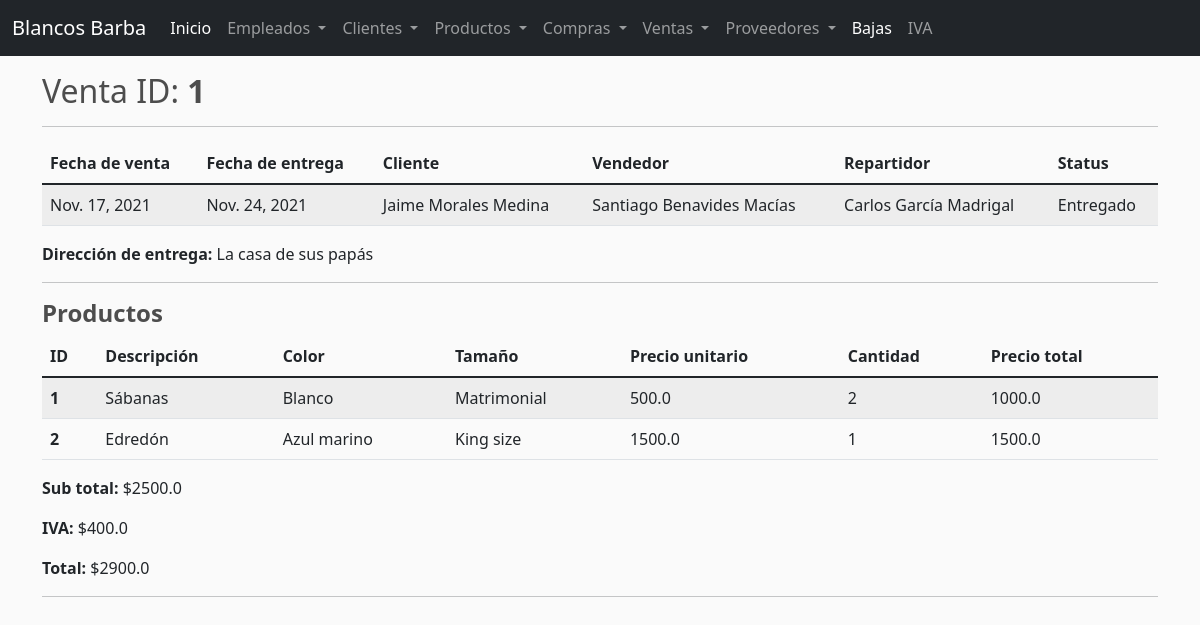
Screenshot of /statusventa/1 with the database file from the repository.
### barba/models.py (models this page shows, shortened)
class Venta(models.Model):
    fechaVenta = models.DateField(null=True,blank=True)
    fechaEntrega = models.DateField(null=True,blank=True)
    cliente = models.ForeignKey(Cliente,on_delete=models.SET_NULL,null=True,blank=True)
    vendedor = models.ForeignKey(Empleado,on_delete=models.SET_NULL,null=True,blank=True)
    repartidor = models.ForeignKey(Empleado,on_delete=models.SET_NULL,null=True,related_name='repartidor',blank=True)
    direccion = models.CharField(max_length=50,null=True,blank=True)
    status = models.CharField(max_length=50,null=True,blank=True)
    total = models.FloatField(null=True,blank=True)

class Cliente(models.Model):
    nombre = models.CharField(max_length=50,null=True)
    apellidos = models.CharField(max_length=50,null=True)
    correo = models.CharField(max_length=50,null=True)
    telefono = models.CharField(max_length=50,null=True)
    def __str__(self):
        return self.nombre + ' ' + self.apellidos

class Empleado(models.Model):
    nombre = models.CharField(max_length=50,null=True)
    apellidos = models.CharField(max_length=50,null=True)
    sueldo = models.FloatField(null=True)
    cargo = models.CharField(max_length=50,null=True)
    direccion = models.CharField(max_length=50,null=True)
    status = models.CharField(max_length=50,null=True,blank=True)
    password = models.CharField(max_length=50,null=True)
    telefono = models.CharField(max_length=50,null=True)
    def __str__(self):
        return self.nombre + ' ' + self.apellidos

class Producto(models.Model):
    descripcion = models.CharField(max_length=50,null=True)
    precio = models.FloatField(null=True)
    color = models.CharField(max_length=50,null=True)
    talla = models.CharField(max_length=50,null=True)
    existencia = models.IntegerField(null=True)

### barba/views.py (the view, shortened to what this page needs)
# urls.py: path('statusventa/<str:pk>',views.statusventa, name='statusventa'),
def statusventa(request,pk):
    venta = Venta.objects.get(pk=pk)
    detalles = DetalleVenta.objects.filter(venta=venta)
    subtotal = 0
    productos = []
    for detalle in detalles:
        p = Producto.objects.get(pk=detalle.producto.pk)
        subtotal += p.precio * detalle.cantidad
        productos.append({
            'producto': p,
            'cantidad': detalle.cantidad,
            'pc': p.precio * detalle.cantidad,
        })
    iva = round(subtotal * (list(Iva.objects.all())[-1].porcentaje/100),2)
    total = round(subtotal * (1 + list(Iva.objects.all())[-1].porcentaje/100),2)
    context = {
        'venta': venta,
        'subtotal': round(subtotal,2),
        'iva': iva,
        'total': total,
        'productos': productos,
    }
    return render(request, 'statusventa.html', context)

### barba/templates/statusventa.html (shortened to what this page needs)
{% extends 'base.html' %}
{% block content %}
<div class="container">
    <h2>Venta ID: <b>{{venta.id}}</b></h2>
    <hr>
    <table class="table table-striped">
        <thead>
            <tr>
                <th scope="col">Fecha de venta</th>
                <th scope="col">Fecha de entrega</th>
                <th scope="col">Cliente</th>
                <th scope="col">Vendedor</th>
                <th scope="col">Repartidor</th>
                <th scope="col">Status</th>
            </tr>
        </thead>
        <tbody>
                <tr>
                    <td>{{venta.fechaVenta}}</td>
                    <td>{{venta.fechaEntrega}}</td>
                    <td>{{venta.cliente}}</td>
                    <td>{{venta.vendedor}}</td>
                    <td>{{venta.repartidor}}</td>
                    <td>{{venta.status}}</td>
                </tr>
        </tbody>
    </table>
    <p><b>Dirección de entrega: </b>{{venta.direccion}}</p>
    <hr>
    <h4><b>Productos</b></h4>
    <table class="table table-striped">
        <thead>
            <tr>
                <th scope="col">ID</th>
                <th scope="col">Descripción</th>
                <th scope="col">Color</th>
                <th scope="col">Tamaño</th>
                <th scope="col">Precio unitario</th>
                <th scope="col">Cantidad</th>
                <th scope="col">Precio total</th>
            </tr>
        </thead>
        <tbody>
            {% for p in productos %}
                <tr>
                    <th scope="col">{{p.producto.id}}</th>
                    <td>{{p.producto.descripcion}}</td>
                    <td>{{p.producto.color}}</td>
                    <td>{{p.producto.talla}}</td>
                    <td>{{p.producto.precio}}</td>
                    <td>{{p.cantidad}}</td>
                    <td>{{p.pc}}</td>
                </tr>
            {% endfor %}
        </tbody>
    </table>
    <p><b>Sub total:</b> ${{subtotal}}</p>
    <p><b>IVA:</b> ${{iva}}</p>
    <p><b>Total:</b> ${{total}}</p>
    <hr>
</div>
{% endblock %}

### static/main.css (style rules this page uses)
body { background-color: hsl(0, 0%, 98%); }
h1,h2,h3,h4,h5,h6 { color:hsl(0, 0%, 30%); }

### rows the page displays
Venta: id "1", fechaVenta "Nov. 17, 2021", fechaEntrega "Nov. 24, 2021", cliente "Jaime Morales Medina", vendedor "Santiago Benavides Macías", repartidor "Carlos García Madrigal", status "Entregado", direccion "La casa de sus papás"
Producto: producto.id "1", producto.descripcion "Sábanas", producto.color "Blanco", producto.talla "Matrimonial", producto.precio "500.0", cantidad "2", pc "1000.0"
Producto: producto.id "2", producto.descripcion "Edredón", producto.color "Azul marino", producto.talla "King size", producto.precio "1500.0", cantidad "1", pc "1500.0"

### other values shown
{{ subtotal }} "2500.0"
{{ iva }} "400.0"
{{ total }} "2900.0"
